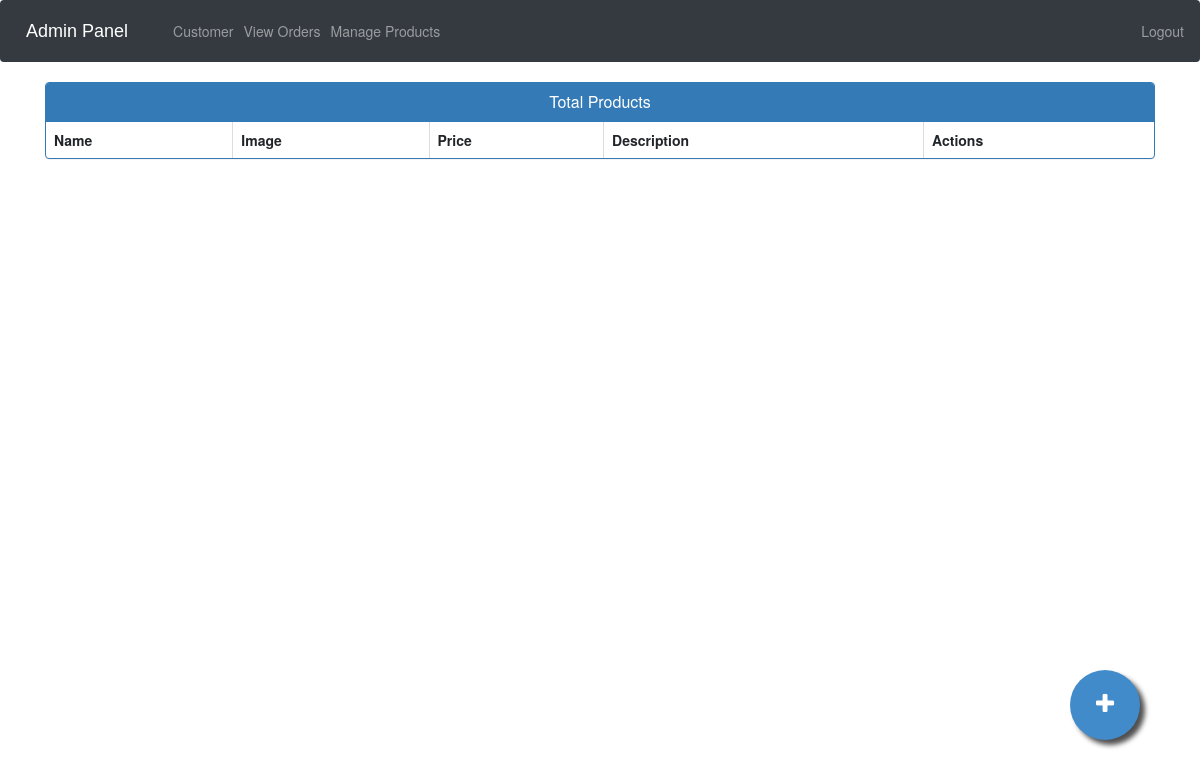
/admin-products (signed in), run on an earlier commit of the app's database.
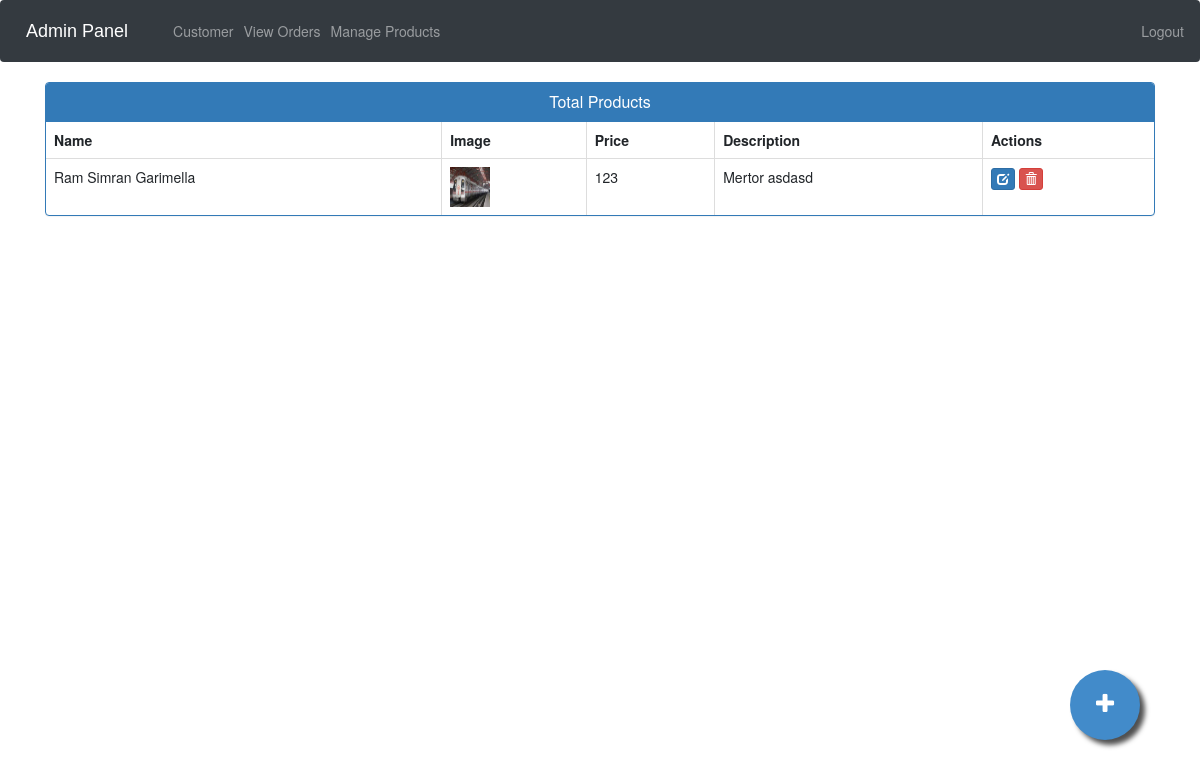
And on a later commit of the database.
### ecom/models.py (models this page shows, shortened)
class Product(models.Model):
    name=models.CharField(max_length=40)
    product_image= models.ImageField(upload_to='product_image/',null=True,blank=True)
    price = models.PositiveIntegerField()
    description=models.CharField(max_length=40)

### ecom/views.py (the view)
# urls.py: path("admin-products", views.admin_products_view, name="admin-products"),
@login_required(login_url="adminlogin")
def admin_products_view(request):
    products = models.Product.objects.all()
    return render(request, "ecom/admin_products.html", {"products": products})

### templates/ecom/admin_products.html (shortened to what this page needs)
{% extends 'ecom/admin_base.html' %} {% load static %} {% block content %}
<head>
  <link
    href="//netdna.bootstrapcdn.com/bootstrap/3.0.0/css/bootstrap.min.css"
    rel="stylesheet"
    id="bootstrap-css"
  />
</head>
<div class="container">
  <div class="panel panel-primary">
    <div class="panel-heading">
      <h6 class="panel-title">Total Products</h6>
    </div>
    <table class="table table-hover table-bordered" id="dev-table">
      <thead>
        <tr>
          <th>Name</th>
          <th>Image</th>
          <th>Price</th>
          <th>Description</th>
          <th>Actions</th>
        </tr>
      </thead>
      {% for p in products %} {% if p %}
      <tr>
        <td>{{p.name}}</td>
        <td>
          <img
            src="{% static p.product_image.url %}"
            alt="Profile Pic"
            height="40px"
            width="40px"
          />
        </td>
        <td>{{p.price}}</td>
        <td>{{p.description}}</td>
        <td>
          <a
            class="btn btn-primary btn-xs"
            href="{% url 'update-product' p.id  %}"
            ><span class="glyphicon glyphicon-edit"></span
          ></a>
          <a
            class="btn btn-danger btn-xs"
            href="{% url 'delete-product' p.id  %}"
            ><span class="glyphicon glyphicon-trash"></span
          ></a>
        </td>
      </tr>
      {%else%}
      <br /><br /><br />
      <h1>No Products!!</h1>
      {% endif %} {% endfor %}
    </table>
  </div>
</div>
<a href="/admin-add-product" class="float">
  <i class="fa fa-plus my-float"></i>
</a>
{% endblock content %}

What changed in the data, as far as the page shows it:
added Product: name "Ram Simran Garimella", product_image (picture), price "123", description "Mertor asdasd"
